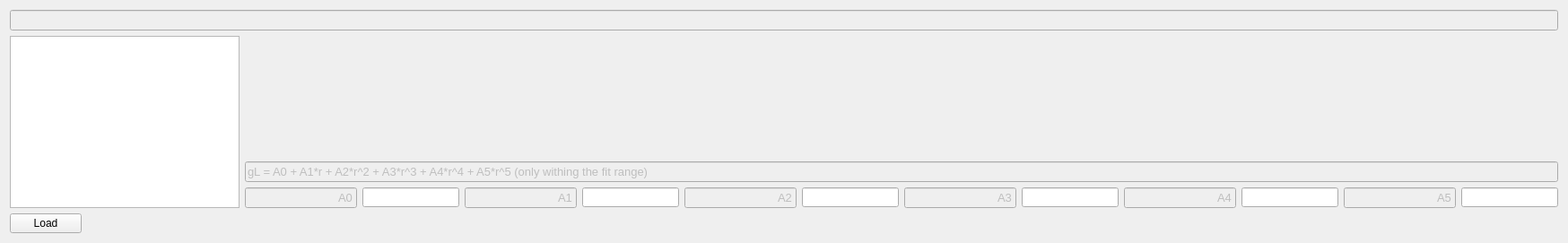
                  <widget class="QWidget" name="Brachy_tab_45">
                   <attribute name="title">
                    <string>Radial Dose</string>
                   </attribute>
                   <layout class="QGridLayout" name="gridLayout_52">
                    <item row="5" column="0">
                     <widget class="QPushButton" name="Brachy_Radial_load">
                      <property name="text">
                       <string>Load</string>
                      </property>
                     </widget>
                    </item>
                    <item row="5" column="4">
                     <spacer name="horizontalSpacer_67">
                      <property name="orientation">
                       <enum>Qt::Horizontal</enum>
                      </property>
                      <property name="sizeHint" stdset="0">
                       <size>
                        <width>40</width>
                        <height>20</height>
                       </size>
                      </property>
                     </spacer>
                    </item>
                    <item row="3" column="3" colspan="12">
                     <widget class="QLineEdit" name="Brachy_rad_eq">
                      <property name="enabled">
                       <bool>false</bool>
                      </property>
                      <property name="font">
                       <font>
                        <pointsize>10</pointsize>
                       </font>
                      </property>
                      <property name="text">
                       <string>gL = A0 + A1*r + A2*r^2 + A3*r^3 + A4*r^4 + A5*r^5 (only withing the fit range)   </string>
                      </property>
                     </widget>
                    </item>
                    <item row="5" column="13">
                     <spacer name="horizontalSpacer_71">
                      <property name="orientation">
                       <enum>Qt::Horizontal</enum>
                      </property>
                      <property name="sizeHint" stdset="0">
                       <size>
                        <width>40</width>
                        <height>20</height>
                       </size>
                      </property>
                     </spacer>
                    </item>
                    <item row="5" column="1">
                     <spacer name="horizontalSpacer_52">
                      <property name="orientation">
                       <enum>Qt::Horizontal</enum>
                      </property>
                      <property name="sizeHint" stdset="0">
                       <size>
                        <width>40</width>
                        <height>20</height>
                       </size>
                      </property>
                     </spacer>
                    </item>
                    <item row="5" column="11">
                     <spacer name="horizontalSpacer_72">
                      <property name="orientation">
                       <enum>Qt::Horizontal</enum>
                      </property>
                      <property name="sizeHint" stdset="0">
                       <size>
                        <width>40</width>
                        <height>20</height>
                       </size>
                      </property>
                     </spacer>
                    </item>
                    <item row="5" column="9">
                     <spacer name="horizontalSpacer_75">
                      <property name="orientation">
                       <enum>Qt::Horizontal</enum>
                      </property>
                      <property name="sizeHint" stdset="0">
                       <size>
                        <width>40</width>
                        <height>20</height>
                       </size>
                      </property>
                     </spacer>
                    </item>
                    <item row="1" column="3" rowspan="2" colspan="12">
                     <widget class="QWidget" name="Brachy_radial_axes" native="true"/>
                    </item>
                    <item row="5" column="5">
                     <spacer name="horizontalSpacer_68">
                      <property name="orientation">
                       <enum>Qt::Horizontal</enum>
                      </property>
                      <property name="sizeHint" stdset="0">
                       <size>
                        <width>40</width>
                        <height>20</height>
                       </size>
                      </property>
                     </spacer>
                    </item>
                    <item row="5" column="3">
                     <spacer name="horizontalSpacer_53">
                      <property name="orientation">
                       <enum>Qt::Horizontal</enum>
                      </property>
                      <property name="sizeHint" stdset="0">
                       <size>
                        <width>40</width>
                        <height>20</height>
                       </size>
                      </property>
                     </spacer>
                    </item>
                    <item row="5" column="2">
                     <spacer name="horizontalSpacer_54">
                      <property name="orientation">
                       <enum>Qt::Horizontal</enum>
                      </property>
                      <property name="sizeHint" stdset="0">
                       <size>
                        <width>40</width>
                        <height>20</height>
                       </size>
                      </property>
                     </spacer>
                    </item>
                    <item row="5" column="6">
                     <spacer name="horizontalSpacer_73">
                      <property name="orientation">
                       <enum>Qt::Horizontal</enum>
                      </property>
                      <property name="sizeHint" stdset="0">
                       <size>
                        <width>40</width>
                        <height>20</height>
                       </size>
                      </property>
                     </spacer>
                    </item>
                    <item row="5" column="7">
                     <spacer name="horizontalSpacer_74">
                      <property name="orientation">
                       <enum>Qt::Horizontal</enum>
                      </property>
                      <property name="sizeHint" stdset="0">
                       <size>
                        <width>40</width>
                        <height>20</height>
                       </size>
                      </property>
                     </spacer>
                    </item>
                    <item row="5" column="14">
                     <spacer name="horizontalSpacer_61">
                      <property name="orientation">
                       <enum>Qt::Horizontal</enum>
                      </property>
                      <property name="sizeHint" stdset="0">
                       <size>
                        <width>40</width>
                        <height>20</height>
                       </size>
                      </property>
                     </spacer>
                    </item>
                    <item row="1" column="0" rowspan="4" colspan="3">
                     <widget class="QTableWidget" name="Brachy_Radial_table"/>
                    </item>
                    <item row="5" column="12">
                     <spacer name="horizontalSpacer_70">
                      <property name="orientation">
                       <enum>Qt::Horizontal</enum>
                      </property>
                      <property name="sizeHint" stdset="0">
                       <size>
                        <width>40</width>
                        <height>20</height>
                       </size>
                      </property>
                     </spacer>
                    </item>
                    <item row="5" column="10">
                     <spacer name="horizontalSpacer_69">
                      <property name="orientation">
                       <enum>Qt::Horizontal</enum>
                      </property>
                      <property name="sizeHint" stdset="0">
                       <size>
                        <width>40</width>
                        <height>20</height>
                       </size>
                      </property>
                     </spacer>
                    </item>
                    <item row="5" column="8">
                     <spacer name="horizontalSpacer_76">
                      <property name="orientation">
                       <enum>Qt::Horizontal</enum>
                      </property>
                      <property name="sizeHint" stdset="0">
                       <size>
                        <width>40</width>
                        <height>20</height>
                       </size>
                      </property>
                     </spacer>
                    </item>
                    <item row="4" column="3">
                     <widget class="QLineEdit" name="Brachy_rad_A0L">
                      <property name="enabled">
                       <bool>false</bool>
                      </property>
                      <property name="font">
                       <font>
                        <pointsize>10</pointsize>
                       </font>
                      </property>
                      <property name="layoutDirection">
                       <enum>Qt::LeftToRight</enum>
                      </property>
                      <property name="text">
                       <string>A0</string>
                      </property>
                      <property name="alignment">
                       <set>Qt::AlignRight|Qt::AlignTrailing|Qt::AlignVCenter</set>
                      </property>
                     </widget>
                    </item>
                    <item row="4" column="4">
                     <widget class="QLineEdit" name="Brachy_rad_A0"/>
                    </item>
                    <item row="4" column="5">
                     <widget class="QLineEdit" name="Brachy_rad_A1L">
                      <property name="enabled">
                       <bool>false</bool>
                      </property>
                      <property name="font">
                       <font>
                        <pointsize>10</pointsize>
                       </font>
                      </property>
                      <property name="layoutDirection">
                       <enum>Qt::LeftToRight</enum>
                      </property>
                      <property name="text">
                       <string>A1</string>
                      </property>
                      <property name="alignment">
                       <set>Qt::AlignRight|Qt::AlignTrailing|Qt::AlignVCenter</set>
                      </property>
                     </widget>
                    </item>
                    <item row="4" column="6">
                     <widget class="QLineEdit" name="Brachy_rad_A1"/>
                    </item>
                    <item row="4" column="7">
                     <widget class="QLineEdit" name="Brachy_rad_A2L">
                      <property name="enabled">
                       <bool>false</bool>
                      </property>
                      <property name="font">
                       <font>
                        <pointsize>10</pointsize>
                       </font>
                      </property>
                      <property name="layoutDirection">
                       <enum>Qt::LeftToRight</enum>
                      </property>
                      <property name="text">
                       <string>A2</string>
                      </property>
                      <property name="alignment">
                       <set>Qt::AlignRight|Qt::AlignTrailing|Qt::AlignVCenter</set>
                      </property>
                     </widget>
                    </item>
                    <item row="0" column="0" colspan="15">
                     <widget class="QLineEdit" name="brachy_radial_1stline">
                      <property name="enabled">
                       <bool>false</bool>
                      </property>
                      <property name="font">
                       <font>
                        <pointsize>10</pointsize>
                       </font>
                      </property>
                     </widget>
                    </item>
                    <item row="4" column="8">
                     <widget class="QLineEdit" name="Brachy_rad_A2"/>
                    </item>
                    <item row="4" column="9">
                     <widget class="QLineEdit" name="Brachy_rad_A3L">
                      <property name="enabled">
                       <bool>false</bool>
                      </property>
                      <property name="font">
                       <font>
                        <pointsize>10</pointsize>
                       </font>
                      </property>
                      <property name="layoutDirection">
                       <enum>Qt::LeftToRight</enum>
                      </property>
                      <property name="text">
                       <string>A3</string>
                      </property>
                      <property name="alignment">
                       <set>Qt::AlignRight|Qt::AlignTrailing|Qt::AlignVCenter</set>
                      </property>
                     </widget>
                    </item>
                    <item row="4" column="10">
                     <widget class="QLineEdit" name="Brachy_rad_A3"/>
                    </item>
                    <item row="4" column="11">
                     <widget class="QLineEdit" name="Brachy_rad_A4L">
                      <property name="enabled">
                       <bool>false</bool>
                      </property>
                      <property name="font">
                       <font>
                        <pointsize>10</pointsize>
                       </font>
                      </property>
                      <property name="layoutDirection">
                       <enum>Qt::LeftToRight</enum>
                      </property>
                      <property name="text">
                       <string>A4</string>
                      </property>
                      <property name="alignment">
                       <set>Qt::AlignRight|Qt::AlignTrailing|Qt::AlignVCenter</set>
                      </property>
                     </widget>
                    </item>
                    <item row="4" column="12">
                     <widget class="QLineEdit" name="Brachy_rad_A4"/>
                    </item>
                    <item row="4" column="13">
                     <widget class="QLineEdit" name="Brachy_rad_A5L">
                      <property name="enabled">
                       <bool>false</bool>
                      </property>
                      <property name="font">
                       <font>
                        <pointsize>10</pointsize>
                       </font>
                      </property>
                      <property name="layoutDirection">
                       <enum>Qt::LeftToRight</enum>
                      </property>
                      <property name="text">
                       <string>A5</string>
                      </property>
                      <property name="alignment">
                       <set>Qt::AlignRight|Qt::AlignTrailing|Qt::AlignVCenter</set>
                      </property>
                     </widget>
                    </item>
                    <item row="4" column="14">
                     <widget class="QLineEdit" name="Brachy_rad_A5"/>
                    </item>
                   </layout>
                  </widget>
